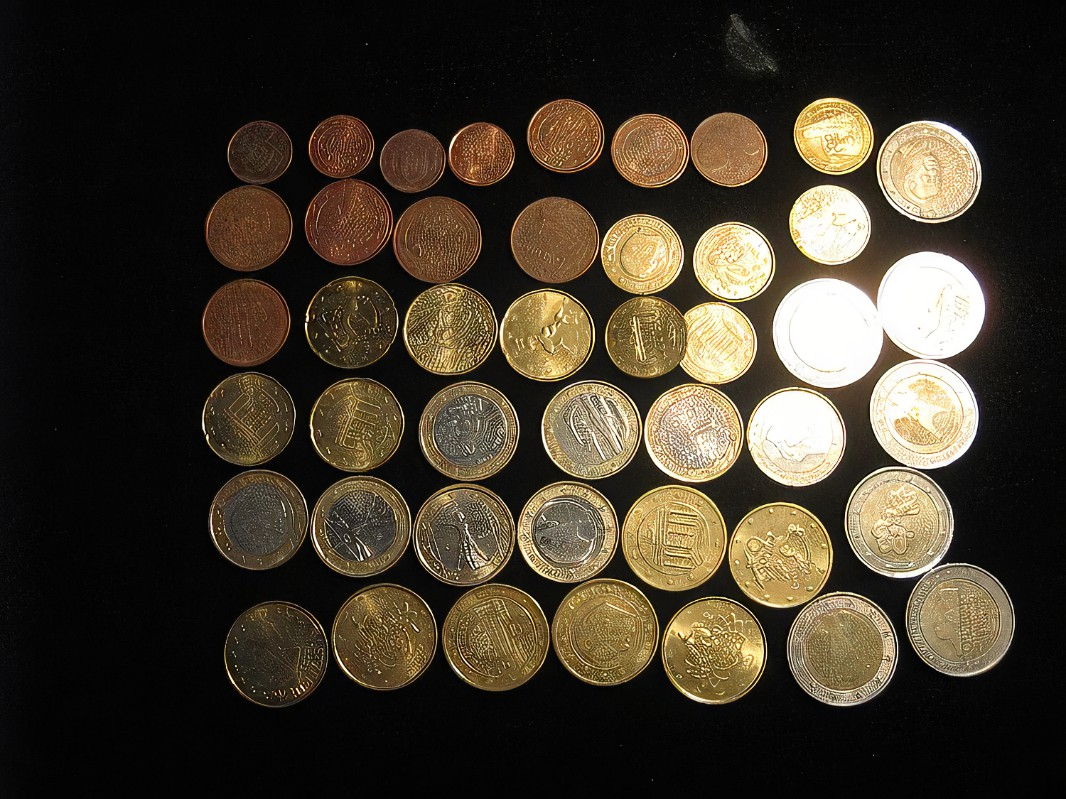
//> input picture zuoye3_12_23/ai/zuoye3_12_23_2/input/question1.jpg, 1066 x 799 px
$ ./main   (built with g++ and OpenCV 4)
//> lines starting //> are read from the running program, lines starting //| are printed output that depends on the picture; after the words box and inside, x2 and y2 are one past the last pixel; in counts of white or black regions, pixels touching at a corner belong together
// [207 lines of commented-out code are left out]
#include <opencv2/opencv.hpp>
#include <iostream>
#include <vector>
#include <filesystem>
using namespace cv;
using namespace std;
namespace fs = std::filesystem;

int main() {
    // 1. 读取指定路径的硬币图：../input/question1.jpg
    string input_path = "../input/question1.jpg";
    Mat src = imread(input_path);
//> src is the input picture: 799 rows x 1066 cols, CV_8UC3; mean B, G, R 42.5, 56.3, 64.8
    if (src.empty()) {
        cout << "无法读取图片，请检查路径：" << input_path << endl;
        cout << "请确认input文件夹存在且question1.jpg在该目录下！" << endl;
        return -1;
    }

    Mat gray, binary, morph;
    // 2. 预处理：转灰度+中值滤波（消除硬币纹理干扰）
    cvtColor(src, gray, COLOR_BGR2GRAY);
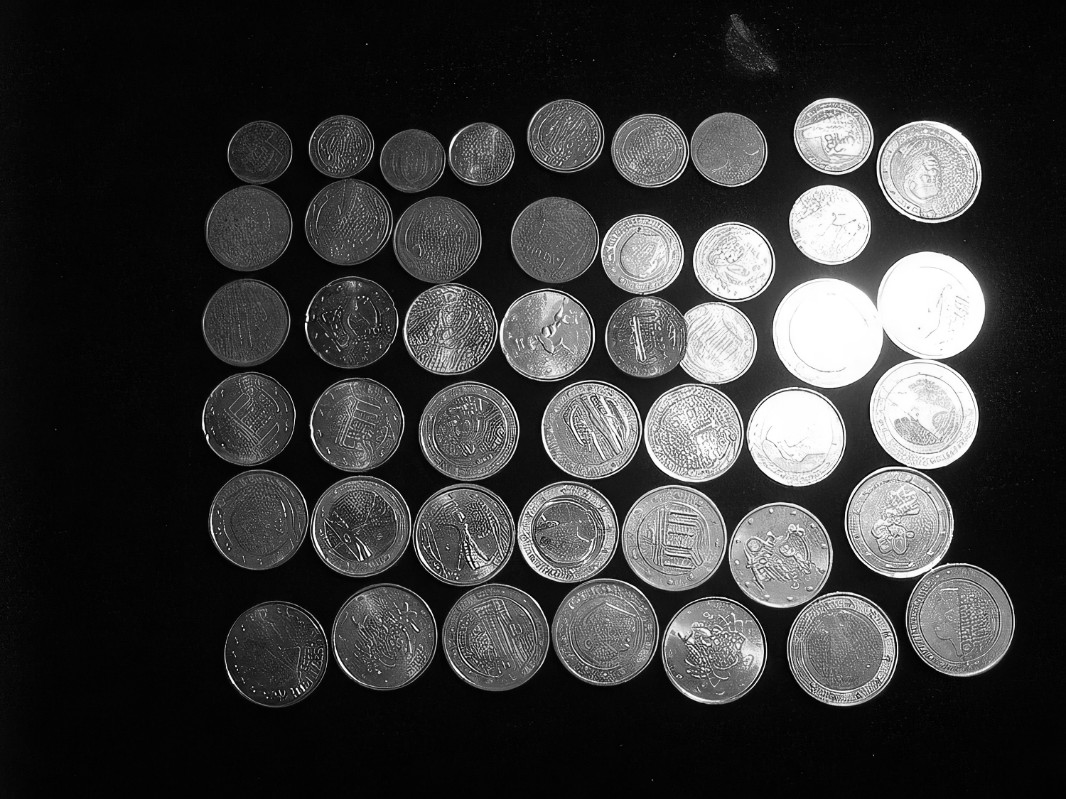
//> gray: 799 rows x 1066 cols, CV_8UC1; min 0, max 255, mean 57.2
    medianBlur(gray, gray, 5);  // 中值滤波，适配欧元硬币表面纹理
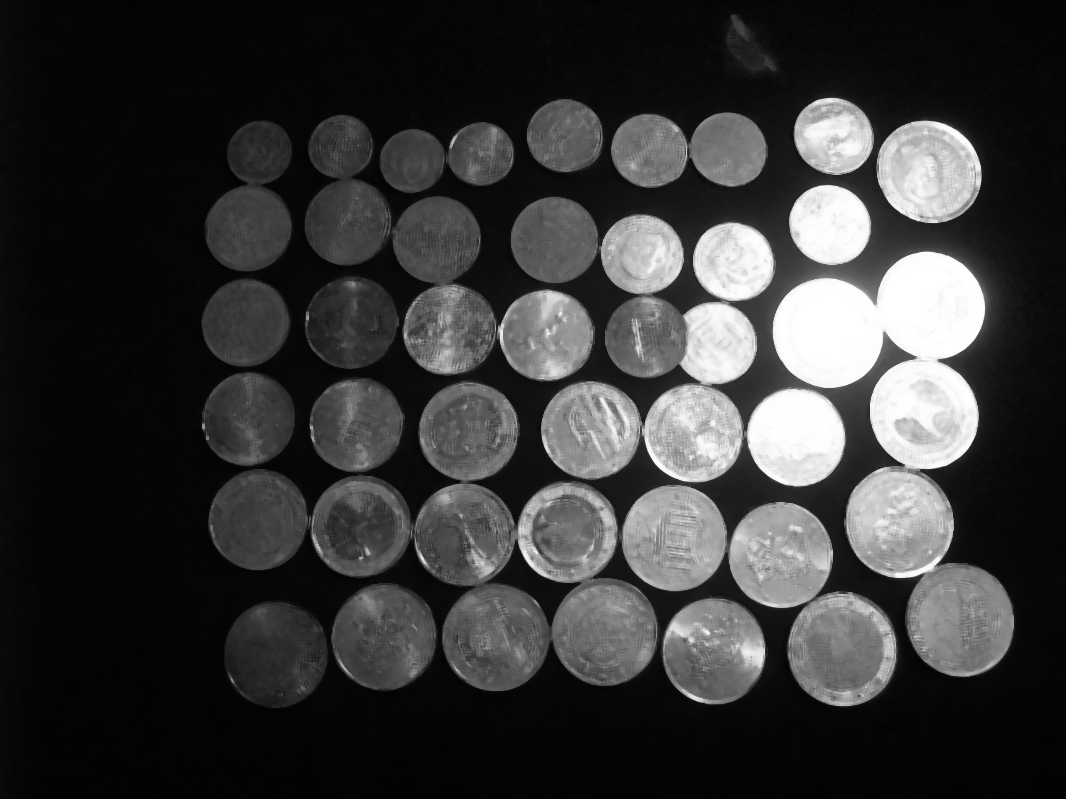
//> gray: 799 rows x 1066 cols, CV_8UC1; min 2, max 255, mean 55.7

    // 3. 自适应二值化（优化参数：块大小15，常数5，增强连通性）
    adaptiveThreshold(gray, binary, 255, ADAPTIVE_THRESH_GAUSSIAN_C,
                      THRESH_BINARY_INV, 15, 5);
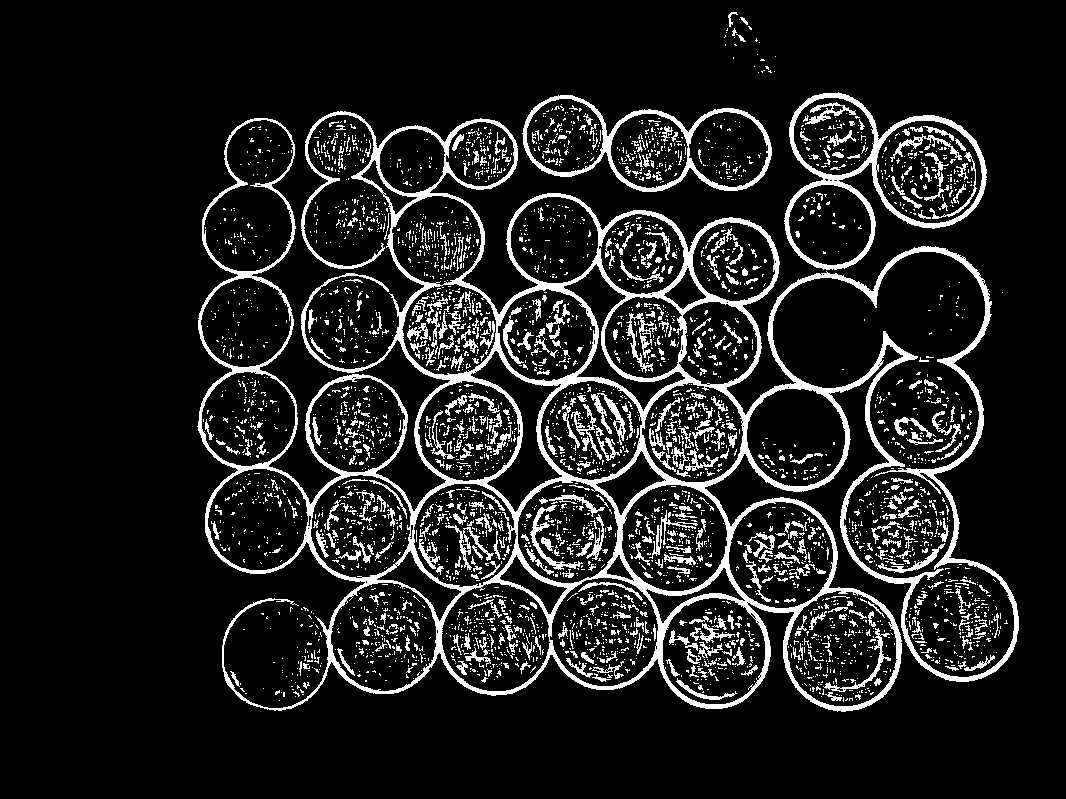
//> binary: 799 rows x 1066 cols, CV_8UC1; 11.8% white; 4177 white regions (3637 under 20 px), largest, box (x1, y1, x2, y2) and area: (197, 111, 1019, 712) 47175, (784, 92, 987, 270) 4309, (522, 95, 772, 192) 3164

    // 4. 距离变换+形态学优化（根治内部孔洞+硬币粘连问题）
    Mat dist, dist_norm, dist_thresh;
    distanceTransform(binary, dist, DIST_L2, 5);  // 距离变换分离粘连硬币
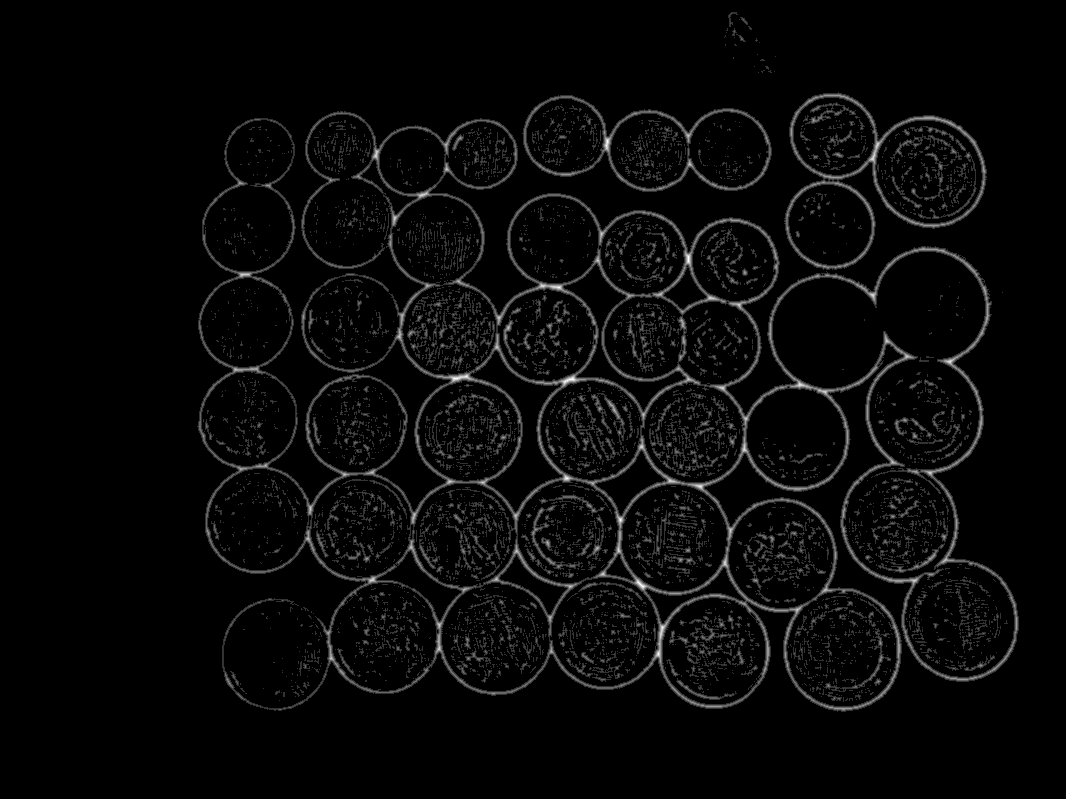
//> dist: 799 rows x 1066 cols, CV_32FC1; min 0, max 5, mean 0.164; drawn with min black and max white
    normalize(dist, dist_norm, 0, 255, NORM_MINMAX);  // 归一化
    threshold(dist_norm, dist_thresh, 100, 255, THRESH_BINARY);  // 阈值分割填孔洞
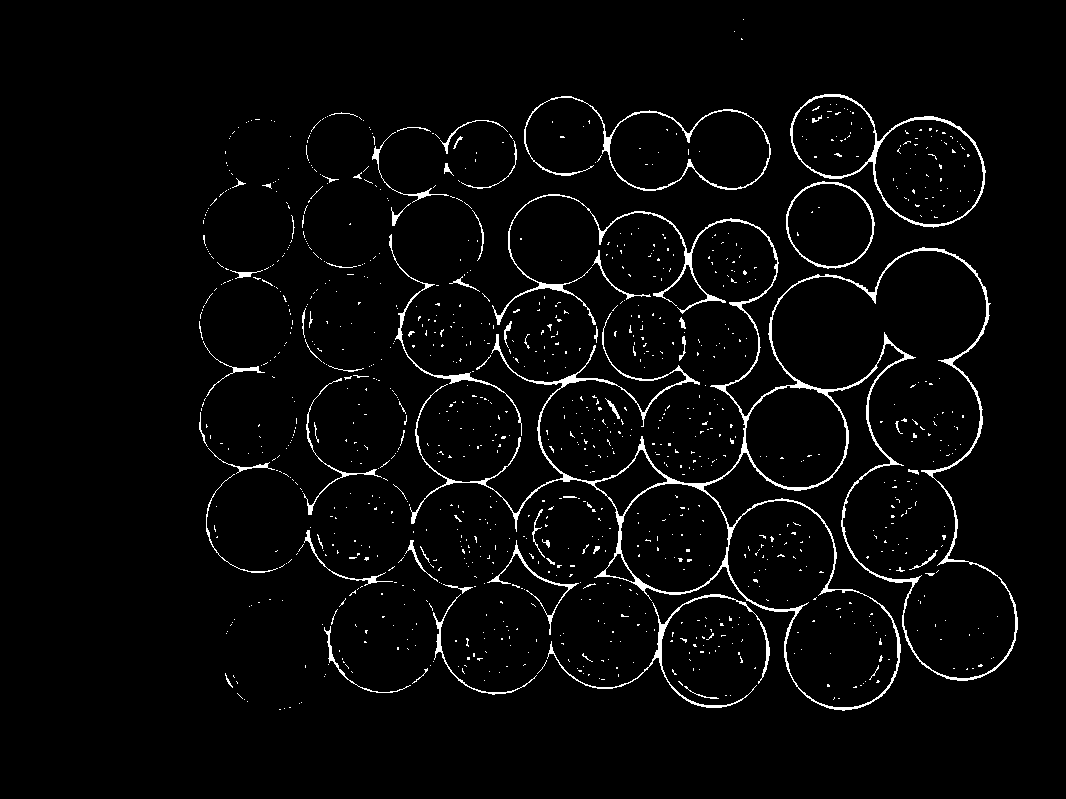
//> dist_thresh: 799 rows x 1066 cols, CV_32FC1; 3.1% white in thin lines or dots, all inside (x1, y1, x2, y2) = (199, 19, 1018, 711)
    dist_thresh.convertTo(dist_thresh, CV_8U);  // 转8位单通道

    // 最终形态学闭运算，去除残留杂点
    Mat kernel_final = getStructuringElement(MORPH_ELLIPSE, Size(5, 5));
    morphologyEx(dist_thresh, morph, MORPH_CLOSE, kernel_final);

    // 5. 查找最外层轮廓（只提取硬币外轮廓）
    vector<vector<Point>> contours;
    vector<Vec4i> hierarchy;
    findContours(morph, contours, hierarchy, RETR_EXTERNAL, CHAIN_APPROX_SIMPLE);
//> contours = 636 contours, 611 with area under 20; largest, box (x1, y1, x2, y2) and area: (389, 194, 1018, 711) 146512, (786, 94, 986, 269) 21262, (524, 96, 771, 191) 10516, (487, 540, 579, 635) 286, (303, 365, 388, 515) 256

    // 6. 创建指定输出路径：../output/（不存在则自动创建）
    string output_path = "../output/";
    if (!fs::exists(output_path)) {
        if (!fs::create_directories(output_path)) {  // 支持多级目录创建
            cout << "无法创建输出文件夹：" << output_path << endl;
            return -1;
        }
    }

    int coin_count = 0;
    Mat result = src.clone();

    // 7. 遍历轮廓：精准筛选欧元硬币+绘制外轮廓+存储
    for (size_t i = 0; i < contours.size(); i++) {
        double area = contourArea(contours[i]);
        double perimeter = arcLength(contours[i], true);
        double circularity = (4 * CV_PI * area) / (perimeter * perimeter);  // 圆度筛选

        // 适配欧元硬币的筛选条件（面积+圆度，避免漏检/误检）
        if (area > 1000 && area < 50000 && circularity > 0.6) {
            // 轮廓逼近，去除微小毛刺
            vector<Point> approx;
            double eps = perimeter * 0.01;
            approxPolyDP(contours[i], approx, eps, true);

            // 绘制红色外轮廓（线宽3，清晰标注）
            drawContours(result, contours, i, Scalar(0, 0, 255), 3);

            // 获取硬币外接矩形并裁剪，防止越界
            Rect rect = boundingRect(contours[i]);
            rect.x = max(0, rect.x);
            rect.y = max(0, rect.y);
            rect.width = min(rect.width, src.cols - rect.x);
            rect.height = min(rect.height, src.rows - rect.y);
            Mat coin_roi = src(rect);

            // 保存单个硬币到../output/目录
            string coin_name = output_path + "euro_coin_" + to_string(coin_count) + ".jpg";
            if (!imwrite(coin_name, coin_roi)) {
                cout << "保存硬币" << coin_count << "失败！" << endl;
                continue;
            }
            cout << "硬币" << coin_count << "已保存：" << coin_name << endl;
            coin_count++;
        }
    }
//> this loop made 636 passes
//> (area, perimeter, circularity) on pass 11: (22.5, 94.67, 0.0315)
//> after the loop, coin_count = 0

    // 8. 保存检测结果图到输出目录
    string result_name = output_path + "coin_contour_result.jpg";
    imwrite(result_name, result);
    string morph_name = output_path + "morph_processed.jpg";
    imwrite(morph_name, morph);

    // 9. 显示结果
    cout << "========================" << endl;
    cout << "检测完成！共识别" << coin_count << "个欧元硬币" << endl;
//| 检测完成！共识别0个欧元硬币
    cout << "检测结果图：" << result_name << endl;
    cout << "形态学处理图：" << morph_name << endl;
    cout << "单个硬币存储路径：" << output_path << endl;
    imshow("欧元硬币外轮廓检测效果", result);
    imshow("二值化+形态学处理后", morph);

    waitKey(0);
    destroyAllWindows();
    return 0;
}
